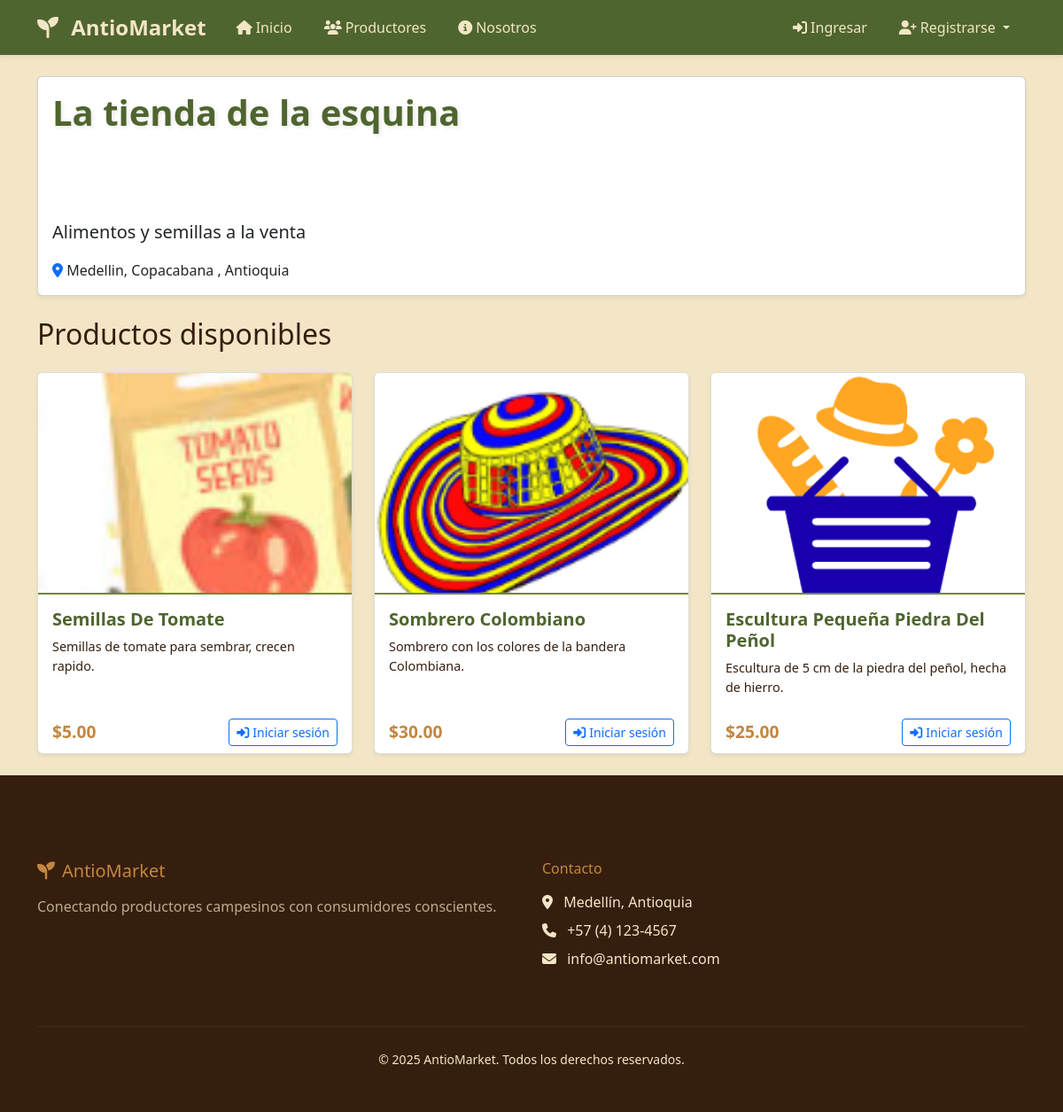
The page /cuentas/vendedor/1/ on the database its author committed.
### cuentas/models.py (models this page shows, shortened)
class CuentaVendedor(models.Model):
    usuario = models.OneToOneField(Usuario, on_delete=models.CASCADE)
    nombre_tienda = models.CharField(max_length=150, default='Mi Tienda')
    descripcion_tienda = models.TextField()

class UbicacionVendedor(models.Model):
    vendedor = models.ForeignKey(CuentaVendedor, on_delete=models.CASCADE)
    departamento = models.CharField(max_length=50, default='Antioquia')
    municipio = models.CharField(max_length=50)
    direccion = models.CharField(max_length=200)
    descripcion_zona = models.TextField(blank=True)

### productos/models.py (models this page shows, shortened)
class Producto(models.Model):
    vendedor = models.ForeignKey("cuentas.CuentaVendedor", on_delete=models.CASCADE)
    nombre = models.CharField(max_length=100)
    descripcion = models.TextField()
    precio = models.DecimalField(max_digits=10, decimal_places=2)
    stock = models.IntegerField()
    categoria = models.CharField(max_length=50)
    imagen = models.ImageField(upload_to='productos/', blank=True, null=True, default='default.jpg')

### cuentas/views.py (the view)
# urls.py: path('vendedor/<int:pk>/', views.DetalleVendedorView.as_view(), name='detalle_vendedor'),
class DetalleVendedorView(DetailView):
    model = CuentaVendedor
    template_name = 'cuentas/detalle_vendedor.html'
    context_object_name = 'vendedor'
    def get_context_data(self, **kwargs):
        context = super().get_context_data(**kwargs)
        context['productos'] = Producto.objects.filter(vendedor=self.object)
        return context

### cuentas/templates/cuentas/detalle_vendedor.html (shortened to what this page needs)
{% extends 'base.html' %}
{% block extra_css %}
{% load static %}
<link rel="stylesheet" href="{% static 'css/home.css' %}">
{% endblock %}
{% block content %}
<div class="container mt-4">
    <div class="card shadow-sm mb-4">
        <div class="card-body">
            <h1 class="page-title">{{ vendedor.nombre_tienda }}</h1>
            <p class="lead">{{ vendedor.descripcion_tienda }}</p>
            <p class="mb-0">
                <i class="fas fa-map-marker-alt text-primary"></i>
                {% for ubicacion in vendedor.ubicacionvendedor_set.all %}
                    {{ ubicacion.municipio }}{% if not forloop.last %}, {% endif %}
                {% endfor %}
                , Antioquia
            </p>
        </div>
    </div>
    <h2 class="mb-4">Productos disponibles</h2>
    <div class="row">
        {% for producto in productos %}
        <div class="col-md-4 mb-4">
            <div class="card h-100 shadow-sm product-card">
                {% if producto.imagen %}
                    <a href="{% url 'productos:detalle_producto' producto.pk %}">
                        <img src="{{ producto.imagen.url }}" class="card-img-top" alt="{{ producto.nombre }}">
                    </a>
                {% endif %}
                <div class="card-body">
                    <h5 class="card-title">
                        <a href="{% url 'productos:detalle_producto' producto.pk %}" class="text-decoration-none">
                            {{ producto.nombre }}
                        </a>
                    </h5>
                    <p class="card-text">{{ producto.descripcion|truncatechars:100 }}</p>
                </div>
                <div class="card-footer d-flex justify-content-between align-items-center bg-transparent border-0">
                    <span class="price-tag">${{ producto.precio }}</span>
                    {% if user.is_authenticated %}
                        {% if user.is_cliente %}
                            <a href="{% url 'carrito:agregar_producto' producto.id %}" class="btn btn-add-to-cart btn-sm">
                                <i class="fas fa-cart-plus me-1"></i>Agregar al carrito
                            </a>
                        {% else %}
                            <a href="{% url 'productos:detalle_producto' producto.pk %}" class="btn btn-outline-secondary btn-sm">
                                <i class="fas fa-eye me-1"></i>Ver producto
                            </a>
                        {% endif %}
                    {% else %}
                        <a href="{% url 'cuentas:login' %}" class="btn btn-outline-primary btn-sm">
                            <i class="fas fa-sign-in-alt me-1"></i>Iniciar sesión
                        </a>
                    {% endif %}
                </div>
            </div>
        </div>
        {% endfor %}
    </div>
</div>
{% endblock %}

### mercado_campesino/static/css/base.css (style rules this page uses)
:root { --color-fondo: #f3e6c7; --color-primario: #361e0e; --color-secundario: #c38640; --color-verde-oscuro: #4f652f; --color-verde-claro: #748736; }
body { background-color: var(--color-fondo); display: flex; flex-direction: column; min-height: 100vh; color: var(--color-primario); }

### productos/static/css/home.css (style rules this page uses)
.product-card { transition: transform 0.3s ease, box-shadow 0.3s ease; border: 1px solid rgba(79, 101, 47, 0.2); background-color: white; }
.product-card .card-img-top { height: 250px; object-fit: cover; border-bottom: 2px solid var(--color-verde-claro); }
.product-card .card-title { color: var(--color-verde-oscuro); font-weight: bold; }
.product-card .card-title a { color: var(--color-verde-oscuro) !important; text-decoration: none; }
.product-card .card-text { color: var(--color-primario); font-size: 0.9rem; }
.price-tag { color: var(--color-secundario); font-size: 1.2rem; font-weight: bold; }
.page-title { color: var(--color-verde-oscuro); font-weight: bold; text-shadow: 2px 2px 4px rgba(54, 30, 14, 0.1); margin-bottom: 4rem; padding-bottom: 2rem; }

### rows shown on the page
CuentaVendedor: nombre_tienda "La tienda de la esquina", descripcion_tienda "Alimentos y semillas a la venta"
UbicacionVendedor: municipio "Medellin"
UbicacionVendedor: municipio "Copacabana"
Producto: imagen (picture), nombre "Semillas De Tomate", descripcion "Semillas de tomate para sembrar, crecen rapido.", precio "5.00"
Producto: imagen (picture), nombre "Sombrero Colombiano", descripcion "Sombrero con los colores de la bandera Colombiana.", precio "30.00"
Producto: imagen (placeholder picture), nombre "Escultura Pequeña Piedra Del Peñol", descripcion "Escultura de 5 cm de la piedra del peñol, hecha de hierro.", precio "25.00"
